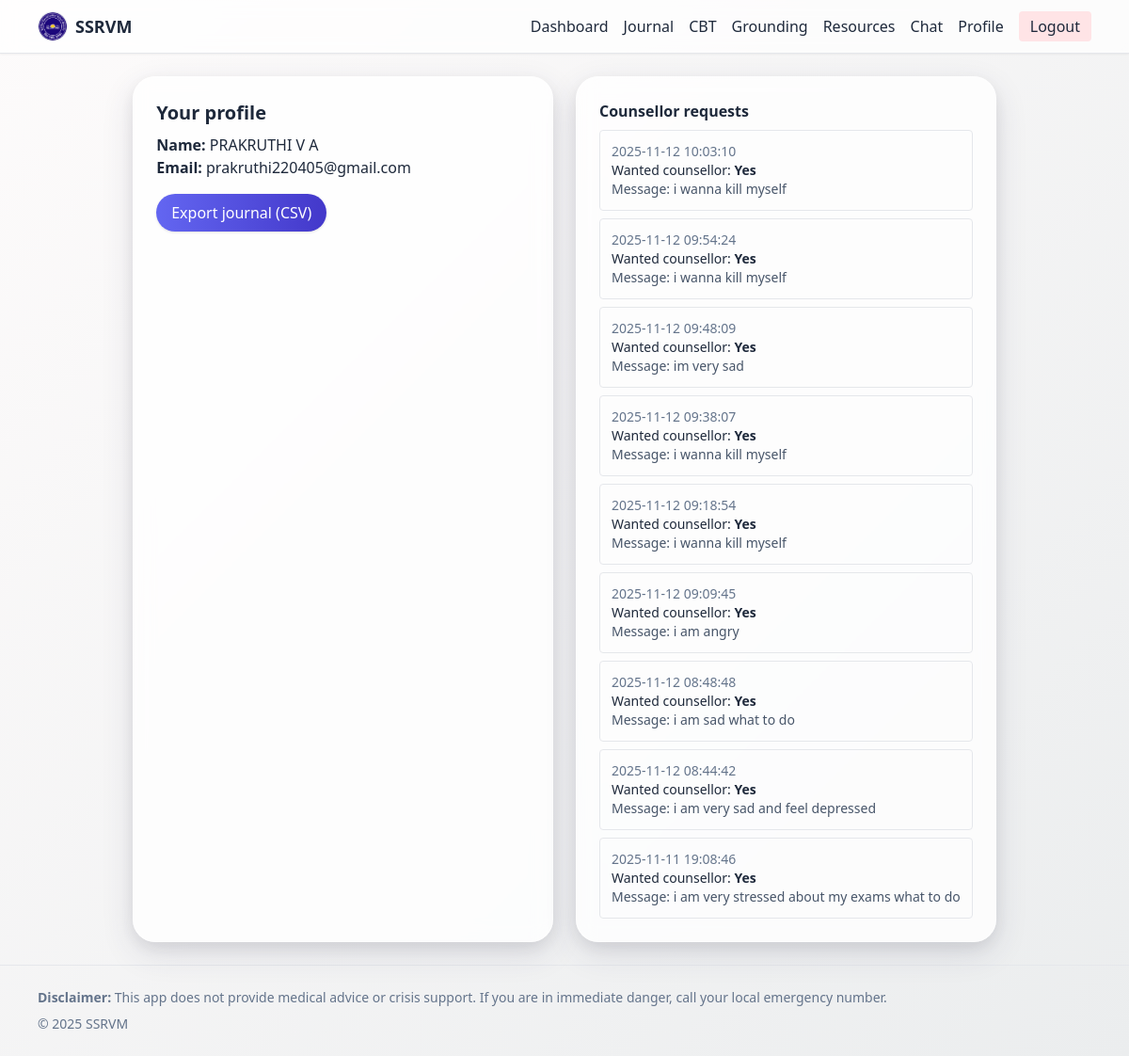
/profile (signed in), run on the app's committed database.
### tables this page shows
CREATE TABLE counsellor_requests (
            id INTEGER PRIMARY KEY AUTOINCREMENT,
            user_id INTEGER NOT NULL,
            message TEXT,
            want_counsellor INTEGER DEFAULT 0,
            created_at TEXT DEFAULT (datetime('now', 'localtime')),
            FOREIGN KEY (user_id) REFERENCES users(id) ON DELETE CASCADE
        );

### app.py (the view)
@app.route("/profile")
def profile():
    if not current_user(): return redirect(url_for("login"))
    conn = get_db(); cur = conn.cursor()
    cur.execute("SELECT message,want_counsellor,created_at FROM counsellor_requests WHERE user_id=? ORDER BY id DESC", (current_user()["id"],))
    reqs = cur.fetchall(); conn.close()
    return render_template("profile.html", app_name=APP_NAME, requests=reqs, year=datetime.now().year)

### app.py (called while the page is built)
def dict_factory(cursor, row):
    return {col[0]: row[idx] for idx, col in enumerate(cursor.description)}

def get_db():
    conn = sqlite3.connect(DB_PATH, timeout=10, check_same_thread=False)
    conn.row_factory = dict_factory
    return conn

def current_user():
    return session.get("user")

@app.context_processor
def inject_globals():
    return {"app_name": APP_NAME}

### templates/profile.html
{% extends "base.html" %}
{% set title = "Profile" %}
{% block content %}
<div class="grid md:grid-cols-2 gap-6">
  <div class="card p-6">
    <h2 class="text-xl font-bold mb-2">Your profile</h2>
    <p><span class="label">Name:</span> {{ session.user.name }}</p>
    <p><span class="label">Email:</span> {{ session.user.email }}</p>
    <form method="post" action="{{ url_for('export_journal') }}" class="mt-4">
      <button class="px-4 py-2 rounded-full bg-gradient-to-r from-indigo-500 to-indigo-700 text-white shadow hover:opacity-90 transition">Export journal (CSV)</button>
    </form>
  </div>
  <div class="card p-6">
    <h2 class="font-semibold mb-2">Counsellor requests</h2>
    {% if requests %}
      <ul class="space-y-2">
        {% for r in requests %}
          <li class="p-3 border rounded text-sm">
            <div class="text-slate-500">{{ r.created_at }}</div>
            <div>Wanted counsellor: <strong>{{ 'Yes' if r.want_counsellor else 'No' }}</strong></div>
            <div class="text-slate-600">Message: {{ r.message or '—' }}</div>
          </li>
        {% endfor %}
      </ul>
    {% else %}
      <p class="text-slate-500">No requests yet.</p>
    {% endif %}
  </div>
</div>
{% endblock %}

### templates/base.html (shortened to what this page needs)
<!doctype html>
<html lang="en">
<head>
  <script src="https://cdn.tailwindcss.com"></script>
  <link rel="stylesheet" href="{{ url_for('static', filename='css/styles.css') }}">
</head>
<body class="min-h-screen flex flex-col text-slate-800">
  <header class="sticky top-0 z-40 backdrop-blur bg-white/70 border-b shadow-sm">
    <div class="max-w-6xl mx-auto px-4 py-3 flex items-center justify-between">
      <a href="{{ url_for('index') }}" class="flex items-center gap-2 font-bold text-lg">
        <img src="{{ url_for('static', filename='img/logo.png') }}" class="h-8 w-8 rounded-full border" alt="SSRVM logo">
        <span>{{ app_name }}</span>
      </a>
      <nav class="flex items-center gap-4">
        {% if session.get('user') %}
          <a href="{{ url_for('dashboard') }}" class="hover:underline hover:text-indigo-600 hover:scale-105 transition-all duration-200">
            Dashboard
          </a>
          <a href="{{ url_for('journal') }}" class="hover:underline hover:text-indigo-600 hover:scale-105 transition-all duration-200">
            Journal
          </a>
          <a href="{{ url_for('cbt') }}" class="hover:underline hover:text-indigo-600 hover:scale-105 transition-all duration-200">
            CBT
          </a>
          <a href="{{ url_for('grounding') }}" class="hover:underline hover:text-indigo-600 hover:scale-105 transition-all duration-200">
            Grounding
          </a>
          <a href="{{ url_for('resources') }}" class="hover:underline hover:text-indigo-600 hover:scale-105 transition-all duration-200">
            Resources
          </a>
          <a href="{{ url_for('chatbot') }}" class="hover:underline hover:text-indigo-600 hover:scale-105 transition-all duration-200">
            Chat
          </a>
          <a href="{{ url_for('profile') }}" class="hover:underline hover:text-indigo-600 hover:scale-105 transition-all duration-200">
            Profile
          </a>
          <a href="{{ url_for('logout') }}" class="px-3 py-1 rounded bg-rose-100 hover:bg-rose-200 transition">
            Logout
          </a>
        {% endif %}
      </nav>
    </div>
  </header>
  <main class="flex-grow max-w-6xl mx-auto px-4 py-6">
    {% block content %}{% endblock %}
  </main>
  <footer class="border-t mt-auto">
    <div class="max-w-6xl mx-auto px-4 py-6 text-sm text-slate-500">
      <p><strong>Disclaimer:</strong> This app does not provide medical advice or crisis support. If you are in immediate danger, call your local emergency number.</p>
      <p class="mt-2">© {{ year }} {{ app_name }}</p>
    </div>
  </footer>
</body>
</html>

### static/css/styles.css (style rules this page uses)
:root { --card: 255 255 255; }
html, body { height: 100%; }
body { background: linear-gradient(180deg, #f8fafc 0%, #eef2ff 100%); }
.card { background: rgb(var(--card)); border-radius: 1rem; box-shadow: 0 10px 30px rgba(31,41,55,0.07); }
.label { font-weight: 600; }
.card { background: linear-gradient(135deg, rgba(255,255,255,0.95), rgba(244,240,253,0.92)); border-radius: 1.2rem; box-shadow: 0 12px 35px rgba(50,50,93,0.12), 0 6px 18px rgba(0,0,0,0.08); backdrop-filter: blur(8px); }
body { background: linear-gradient(135deg, #fdfbfb 0%, #ebedee 100%); background-attachment: fixed; }
.card { border: 1px solid rgba(255,255,255,0.3); background: rgba(255,255,255,0.8); backdrop-filter: blur(10px); border-radius: 1.5rem; padding: 1.5rem; transition: transform .25s ease, box-shadow .25s ease; }

### data on the page
counsellor_requests: created_at "2025-11-12 10:03:10", want_counsellor "Yes", message "i wanna kill myself"
counsellor_requests: created_at "2025-11-12 09:54:24", want_counsellor "Yes", message "i wanna kill myself"
counsellor_requests: created_at "2025-11-12 09:48:09", want_counsellor "Yes", message "im very sad"
counsellor_requests: created_at "2025-11-12 09:38:07", want_counsellor "Yes", message "i wanna kill myself"
counsellor_requests: created_at "2025-11-12 09:18:54", want_counsellor "Yes", message "i wanna kill myself"
counsellor_requests: created_at "2025-11-12 09:09:45", want_counsellor "Yes", message "i am angry"
counsellor_requests: created_at "2025-11-12 08:48:48", want_counsellor "Yes", message "i am sad what to do"
counsellor_requests: created_at "2025-11-12 08:44:42", want_counsellor "Yes", message "i am very sad and feel depressed"
counsellor_requests: created_at "2025-11-11 19:08:46", want_counsellor "Yes", message "i am very stressed about my exams what to do"

### other printed values
{{ app_name }} "SSRVM"
{{ session.user.name }} "PRAKRUTHI V A"
{{ session.user.email }} "prakruthi220405@gmail.com"
